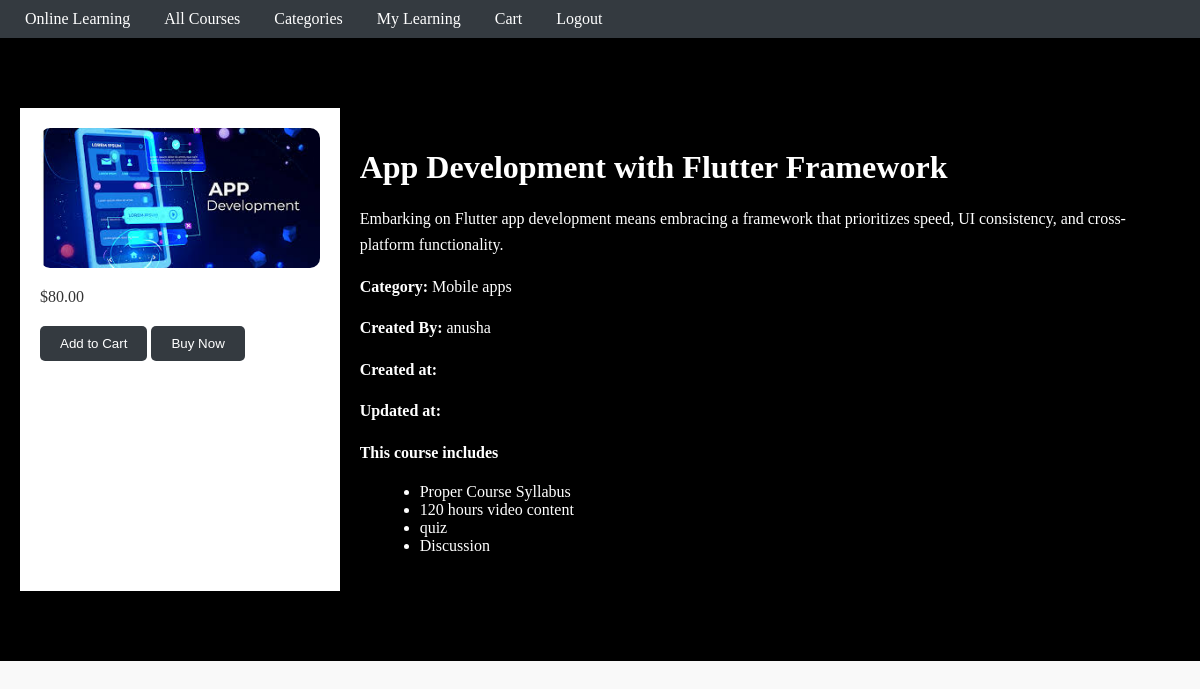
The page /class/ on the database its author committed.
### app/models.py (models this page shows, shortened)
class Course(models.Model):
    title = models.CharField(max_length=200)
    description = models.TextField()
    category = models.CharField(max_length=100)
    instructor = models.ForeignKey(User, on_delete=models.CASCADE)
    price = models.DecimalField(max_digits=6, decimal_places=2)
    image = models.ImageField(upload_to='course_images/')
    created_at = models.DateTimeField(auto_now_add=True)
    updated_at = models.DateTimeField(auto_now=True)
    includes = models.JSONField(default=list)  # ['Syllabus', 'Videos', 'Quizzes', ...]

### app/views.py (the view)
# urls.py: path("class/",class_detail,name="class"),
def class_detail(request):
    course = get_object_or_404(Course)
    return render(request,'class_detail.html',{'course':course})

### app/templates/class_detail.html (shortened to what this page needs)
<!DOCTYPE html>
<html lang="en">
<head>
</head>
<body>
        <nav class="navbar">
            <ul class="nav-links">
                <li><a class="nav-link fs-6 text-light" href="#">Online Learning</a></li>
                <li><a class="nav-link fs-6 text-light" href="#">All Courses</a></li>
                <li><a class="nav-link fs-6 text-light" href="#">Categories</a></li>
                <li><a class="nav-link fs-6 text-light" href="#">My Learning</a></li>
                <li><a class="nav-link fs-6 text-light" href="#">Cart</a></li>
                <li><a class="nav-link fs-6 text-light" href="#">Logout</a></li>
            </ul>
        </nav>
    <div class="container">
        <div class="course-detail">
            <div class="course-image">
                <img src="{{ course.image.url }}" alt="{{ course.title }}">
                <div class="course-price">
                    <p><strong></strong> ${{ course.price }}</p>
                </div>
                <div class="course-actions">
                    <button class="btn add-to-cart">Add to Cart</button>
                    <button class="btn buy-now">Buy Now</button>
                </div>
            </div>
            <div class="course-info">
                <h1>{{ course.title }}</h1>
                <p>{{ course.description }}</p>
                <p><strong>Category:</strong> {{ course.category }}</p>
                <p><strong>Created By:</strong> {{ course.instructor.username }}</p>
                <p><strong>Created at:</strong> </p>
                <p><strong>Updated at:</strong> </p>
                <div class="course-includes">
                    <h4>This course includes</h4>
                    <ul>
                        {% for item in course.includes %}
                            <li>{{ item }}</li>
                        {% endfor %}
                    </ul>
                </div>
            </div>
        </div>
    </div>
</body>
</html>

### app/templates/class_detail.html (style rules this page uses)
body { margin: 0; padding: 0; background-color: #f9f9f9; color: #333; overflow-x: hidden; overflow-y: hidden; }
.navbar { background-color: #343a40; padding: 10px; color: white; }
.navbar .nav-links { margin: 0; padding: 0; }
.navbar .nav-links li { display: inline; margin: 0 15px; }
.navbar .nav-links a { color: white; text-decoration: none; }
.container { background-color: black; display: flex; }
.course-detail { display: flex; margin: 50px auto; max-width: 1200px; padding: 20px; border-radius: 10px; box-shadow: 0 4px 8px rgba(0, 0, 0, 0.1); }
.course-image { padding: 20px; background-color: white; }
.course-image img { width: 100%; border-radius: 10px; }
.course-info { padding: 20px; background-color: black; }
.course-info h1 { font-size: 2.0em; margin-bottom: 20px; color: white; }
.course-info p { margin-bottom: 15px; line-height: 1.6; color: white; }
.course-info .course-includes h4 { margin-top: 20px; color: white; }
.course-info .course-includes ul { list-style-type: disc; margin-left: 20px; color: white; }
.course-actions { margin-top: 20px; }
.course-actions .btn { background-color: #343a40; color: white; padding: 10px 20px; border: none; border-radius: 5px; cursor: pointer; }

### rows shown on the page
Course: image (picture), price "80.00", title "App Development with Flutter Framework", description "Embarking on Flutter app development means embracing a framework that prioritizes speed, UI consistency, and cross-platform functionality.", category "Mobile apps", instructor.username "anusha"

### other values the page prints
{{ item }} "Proper Course Syllabus" "120 hours video content" "quiz" "Discussion"
